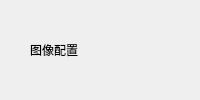
    <widget class="QWidget" name="widget_title" native="true">
     <property name="sizePolicy">
      <sizepolicy hsizetype="Preferred" vsizetype="Fixed">
       <horstretch>0</horstretch>
       <verstretch>0</verstretch>
      </sizepolicy>
     </property>
     <property name="minimumSize">
      <size>
       <width>100</width>
       <height>33</height>
      </size>
     </property>
     <layout class="QHBoxLayout" name="horizontalLayout_2">
      <property name="spacing">
       <number>0</number>
      </property>
      <property name="leftMargin">
       <number>0</number>
      </property>
      <property name="topMargin">
       <number>0</number>
      </property>
      <property name="rightMargin">
       <number>0</number>
      </property>
      <property name="bottomMargin">
       <number>0</number>
      </property>
      <item>
       <widget class="QLabel" name="lab_Ico">
        <property name="sizePolicy">
         <sizepolicy hsizetype="Minimum" vsizetype="Preferred">
          <horstretch>0</horstretch>
          <verstretch>0</verstretch>
         </sizepolicy>
        </property>
        <property name="minimumSize">
         <size>
          <width>30</width>
          <height>0</height>
         </size>
        </property>
        <property name="text">
         <string/>
        </property>
        <property name="alignment">
         <set>Qt::AlignCenter</set>
        </property>
       </widget>
      </item>
      <item>
       <widget class="QLabel" name="lab_Title">
        <property name="sizePolicy">
         <sizepolicy hsizetype="Expanding" vsizetype="Preferred">
          <horstretch>0</horstretch>
          <verstretch>0</verstretch>
         </sizepolicy>
        </property>
        <property name="styleSheet">
         <string notr="true">font: 10pt &quot;微软雅黑&quot;;</string>
        </property>
        <property name="text">
         <string>图像配置</string>
        </property>
        <property name="alignment">
         <set>Qt::AlignLeading|Qt::AlignLeft|Qt::AlignVCenter</set>
        </property>
       </widget>
      </item>
      <item>
       <widget class="QWidget" name="widget_menu" native="true">
        <property name="sizePolicy">
         <sizepolicy hsizetype="Minimum" vsizetype="Preferred">
          <horstretch>0</horstretch>
          <verstretch>0</verstretch>
         </sizepolicy>
        </property>
        <layout class="QHBoxLayout" name="horizontalLayout">
         <property name="spacing">
          <number>0</number>
         </property>
         <property name="leftMargin">
          <number>0</number>
         </property>
         <property name="topMargin">
          <number>0</number>
         </property>
         <property name="rightMargin">
          <number>0</number>
         </property>
         <property name="bottomMargin">
          <number>0</number>
         </property>
         <item>
          <widget class="QPushButton" name="btnMenu_Close">
           <property name="sizePolicy">
            <sizepolicy hsizetype="Minimum" vsizetype="Expanding">
             <horstretch>0</horstretch>
             <verstretch>0</verstretch>
            </sizepolicy>
           </property>
           <property name="minimumSize">
            <size>
             <width>40</width>
             <height>0</height>
            </size>
           </property>
           <property name="cursor">
            <cursorShape>ArrowCursor</cursorShape>
           </property>
           <property name="focusPolicy">
            <enum>Qt::NoFocus</enum>
           </property>
           <property name="toolTip">
            <string>关闭</string>
           </property>
           <property name="text">
            <string/>
           </property>
           <property name="flat">
            <bool>true</bool>
           </property>
          </widget>
         </item>
        </layout>
       </widget>
      </item>
     </layout>
    </widget>
